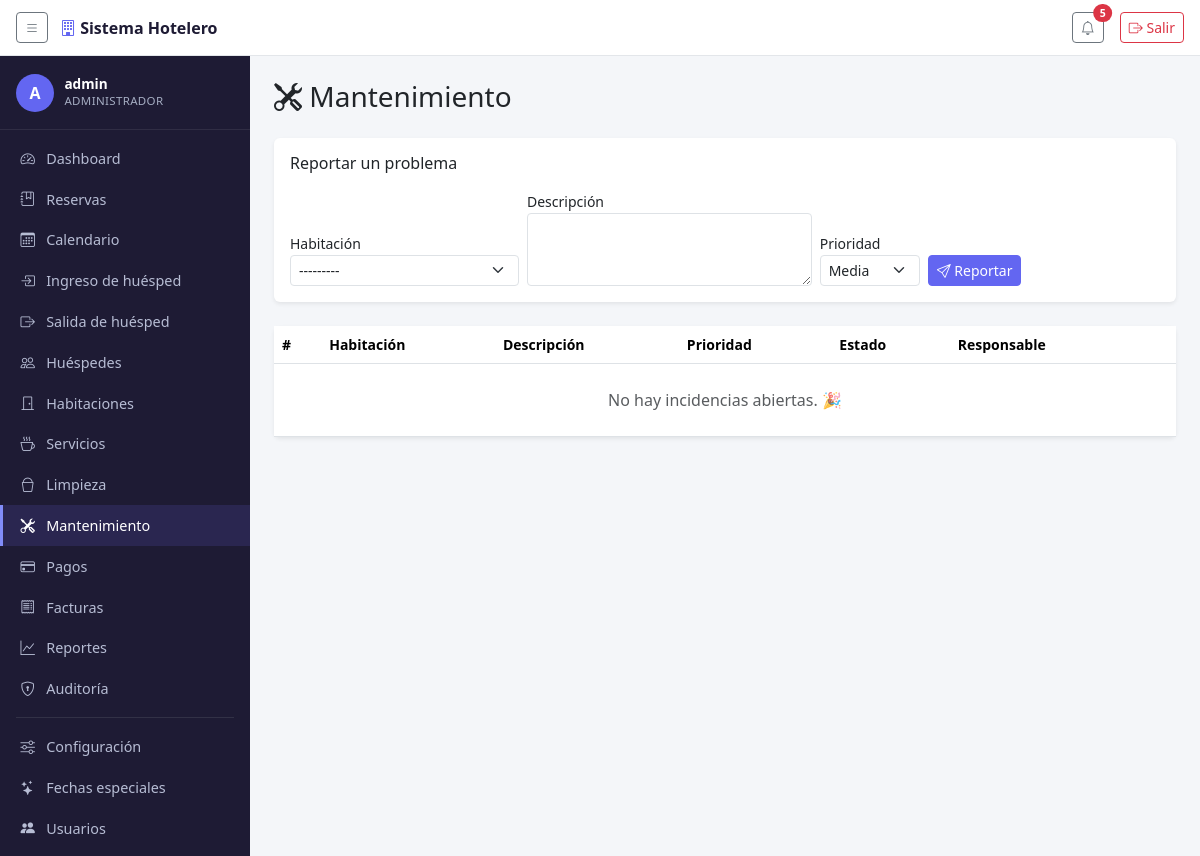
The page /mantenimiento/ (signed in) on the database as committed earlier.
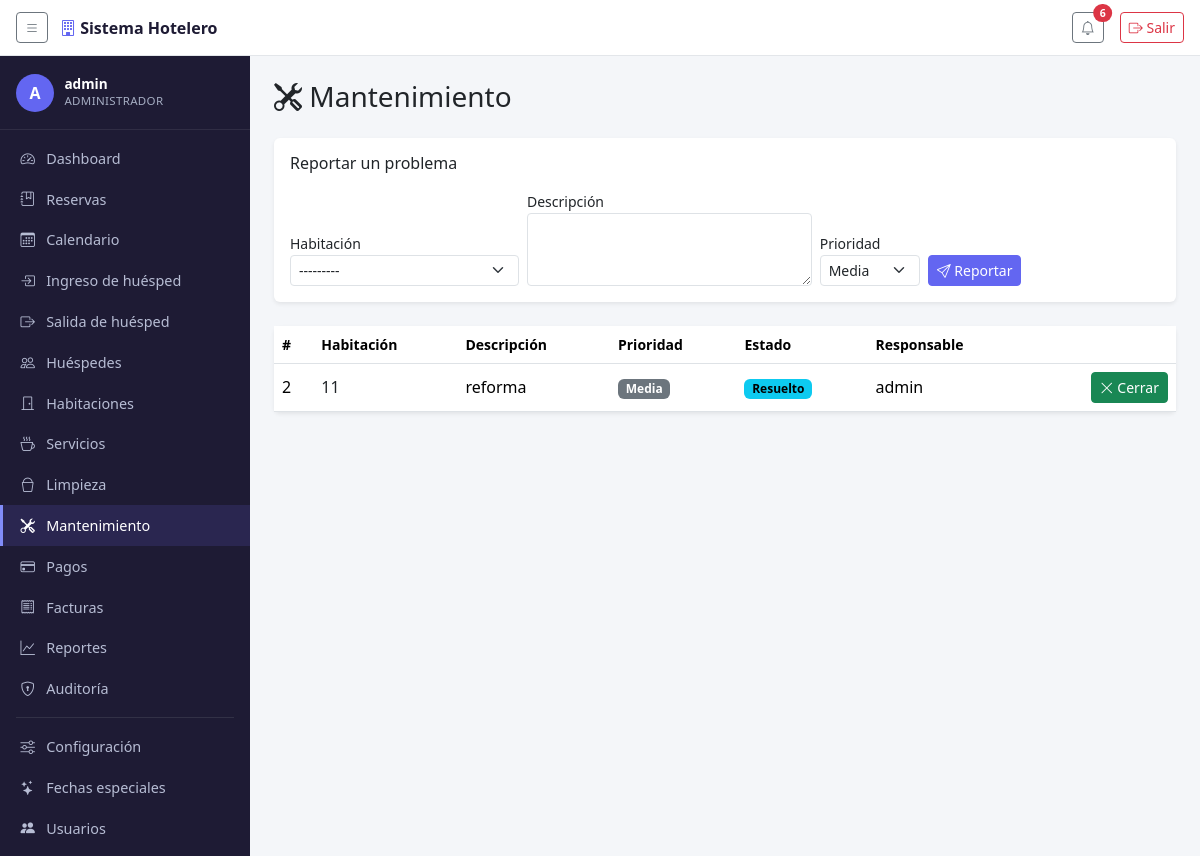
The same page on the database as committed later.
### reservas/models.py (models this page shows, shortened)
class Incidencia(models.Model):
    habitacion = models.ForeignKey(Habitacion, on_delete=models.CASCADE, related_name='incidencias')
    descripcion = models.TextField()
    prioridad = models.CharField(max_length=10, choices=PRIORIDADES_INCIDENCIA, default='Media')
    estado = models.CharField(max_length=20, choices=ESTADOS_INCIDENCIA, default='Reportado')
    reportado_por = models.ForeignKey(
        settings.AUTH_USER_MODEL, on_delete=models.SET_NULL, null=True, blank=True,
        related_name='incidencias_reportadas',
    )
    responsable = models.ForeignKey(
        settings.AUTH_USER_MODEL, on_delete=models.SET_NULL, null=True, blank=True,
        related_name='incidencias_asignadas',
    )
    solucion = models.TextField(blank=True)
    creada_en = models.DateTimeField(auto_now_add=True)
    resuelta_en = models.DateTimeField(null=True, blank=True)
    cerrada_en = models.DateTimeField(null=True, blank=True)
    class Meta:
        ordering = ['-creada_en']
        verbose_name_plural = 'incidencias'
    def puede_asignarse(self):
        return self.estado in ('Reportado', 'En revisión')
    def puede_iniciar_reparacion(self):
        return self.responsable_id is not None and self.estado in ('Reportado', 'En revisión')
    def puede_resolverse(self):
        return self.estado == 'En reparación'
    def puede_cerrarse(self):
        return self.estado == 'Resuelto'

class Habitacion(models.Model):
    codigo = models.CharField(max_length=100, primary_key=True)
    numero = models.CharField(max_length=10, unique=True)
    tipo = models.ForeignKey(TipoHabitacion, on_delete=models.PROTECT, related_name='habitaciones')
    precio = models.DecimalField(
        max_digits=10, decimal_places=2,
        help_text=(
            'Precio por noche que paga el huésped, IVA incluido (sección 31). '
            'Si se deja en blanco se usa el del tipo.'
        ),
    )
    estado = models.CharField(max_length=20, choices=ESTADOS_HABITACION, default='Disponible')
    piso = models.CharField(max_length=10, null=True, blank=True)
    descripcion = models.TextField(null=True, blank=True)
    caracteristicas = models.TextField(
        null=True, blank=True,
        help_text='Ej: vista al mar, balcón, aire acondicionado (texto libre por ahora).',
    )
    imagen = models.ImageField(upload_to='habitaciones/', null=True, blank=True)
    class Meta:
        ordering = ['numero']
    def __str__(self):
        return f'Habitación {self.numero} - {self.tipo}'

### reservas/views.py (the view)
# urls.py: path('mantenimiento/', views.mantenimiento_lista, name='mantenimiento_lista'),
@permission_required('reservas.view_incidencia', raise_exception=True)
def mantenimiento_lista(request):
    incidencias = Incidencia.objects.select_related('habitacion', 'responsable', 'reportado_por').exclude(
        estado='Cerrado',
    )
    form = IncidenciaForm() if request.user.has_perm('reservas.add_incidencia') else None
    return render(request, 'reservas/mantenimiento_lista.html', {
        'seccion': 'mantenimiento', 'incidencias': incidencias, 'form': form,
    })

### reservas/forms.py
class IncidenciaForm(forms.Form):
    habitacion = forms.ModelChoiceField(
        queryset=Habitacion.objects.all(),
        widget=forms.Select(attrs={'class': _SELECT}),
    )
    descripcion = forms.CharField(
        widget=forms.Textarea(attrs={'class': _INPUT, 'rows': 3}),
    )
    prioridad = forms.ChoiceField(
        choices=PRIORIDADES_INCIDENCIA, initial='Media',
        widget=forms.Select(attrs={'class': _SELECT}),
    )

### reservas/context_processors.py (called while the page is built)
def tema_temporada(request):
    if not request.user.is_authenticated:
        return {}
    hoy = timezone.localdate()
    especial = FechaEspecial.objects.filter(
        activo=True, fecha_inicio__lte=hoy, fecha_fin__gte=hoy,
    ).exclude(tema='ninguno').order_by('-fecha_inicio').first()
    if not especial:
        return {'tema_temporada': None}
    estilos = _ESTILOS_TEMA.get(especial.tema)
    if not estilos:
        return {'tema_temporada': None}
    return {'tema_temporada': {**estilos, 'fecha_especial': especial}}

### reservas/models.py (called while the page is built)
    def __str__(self):
        return self.nombre

    def duracion(self):
        return (self.fecha_salida - self.fecha_ingreso).days

    def temporada_especial(self):
        return FechaEspecial.objects.filter(
            activo=True, fecha_inicio__lte=self.fecha_salida, fecha_fin__gte=self.fecha_ingreso,
        ).order_by('-fecha_inicio').first()

    def costo(self):
        base = self.habitacion.precio * self.duracion()
        temporada = self.temporada_especial()
        if temporada and temporada.porcentaje_ajuste:
            factor = Decimal('1') + (temporada.porcentaje_ajuste / Decimal('100'))
            base = (base * factor).quantize(Decimal('0.01'))
        return base

    def total_consumos(self):
        return self.consumos.aggregate(t=Sum('subtotal'))['t'] or 0

    def total_con_iva(self):
        return self.costo() + self.total_consumos()

    def total_pagado(self):
        return self.pagos.aggregate(t=Sum('monto'))['t'] or 0

    def saldo_pendiente(self):
        total = self.factura.total if hasattr(self, 'factura') else self.total_con_iva()
        return total - self.total_pagado()

### reservas/templates/reservas/mantenimiento_lista.html (shortened to what this page needs)
{% extends "base.html" %}
{% block content %}
<h1 class="h3 mb-4"><i class="bi bi-tools"></i> Mantenimiento</h1>
{% if form %}
<div class="card border-0 shadow-sm mb-4">
  <div class="card-body">
    <h2 class="h6 mb-3">Reportar un problema</h2>
    <form method="post" action="{% url 'mantenimiento_reportar' %}" class="row g-2 align-items-end">
      <div class="col-auto">
        <label class="form-label small mb-0">Habitación</label>
        {{ form.habitacion }}
      </div>
      <div class="col-4">
        <label class="form-label small mb-0">Descripción</label>
        {{ form.descripcion }}
      </div>
      <div class="col-auto">
        <label class="form-label small mb-0">Prioridad</label>
        {{ form.prioridad }}
      </div>
      <div class="col-auto">
        <button type="submit" class="btn btn-sm btn-primary"><i class="bi bi-send"></i> Reportar</button>
      </div>
    </form>
  </div>
</div>
{% endif %}
<div class="card border-0 shadow-sm">
  <div class="table-responsive">
    <table class="table align-middle mb-0">
      <thead>
        <tr class="text-muted small">
          <th>#</th>
          <th>Habitación</th>
          <th>Descripción</th>
          <th>Prioridad</th>
          <th>Estado</th>
          <th>Responsable</th>
          <th></th>
        </tr>
      </thead>
      <tbody>
        {% for i in incidencias %}
        <tr>
          <td>{{ i.id }}</td>
          <td><a href="{% url 'habitacion_detalle' i.habitacion.codigo %}">{{ i.habitacion.numero }}</a></td>
          <td>{{ i.descripcion|truncatechars:60 }}</td>
          <td>
            <span class="badge text-bg-{% if i.prioridad == 'Urgente' %}danger{% elif i.prioridad == 'Alta' %}warning{% else %}secondary{% endif %}">
              {{ i.prioridad }}
            </span>
          </td>
          <td><span class="badge text-bg-info">{{ i.estado }}</span></td>
          <td>{{ i.responsable|default:"—" }}</td>
          <td class="text-end">
            {% if perms.reservas.change_incidencia %}
              {% if i.puede_cerrarse %}
              <form method="post" action="{% url 'mantenimiento_cerrar' i.id %}" class="d-inline">
                <button type="submit" class="btn btn-sm btn-success"><i class="bi bi-x-lg"></i> Cerrar</button>
              </form>
              {% endif %}
            {% endif %}
          </td>
        </tr>
        {% empty %}
        <tr><td colspan="7" class="text-center text-muted py-4">No hay incidencias abiertas. 🎉</td></tr>
        {% endfor %}
      </tbody>
    </table>
  </div>
</div>
{% endblock %}

### reservas/templates/base.html (shortened to what this page needs)
{% load static %}
<!DOCTYPE html>
<html lang="es">
<head>
<link href="https://cdn.jsdelivr.net/npm/bootstrap@5.3.3/dist/css/bootstrap.min.css" rel="stylesheet">
<link href="https://cdn.jsdelivr.net/npm/bootstrap-icons@1.11.3/font/bootstrap-icons.css" rel="stylesheet">
</head>
<body>
<header class="topbar">
  <button class="btn btn-sm btn-outline-secondary" id="toggle-sidebar" type="button" aria-label="Mostrar/ocultar menú">
    <i class="bi bi-list"></i>
  </button>
  <span class="brand"><i class="bi bi-building"></i> Sistema Hotelero</span>
  <div class="ms-auto d-flex align-items-center gap-3">
    {% if request.user.is_authenticated %}
    <div class="dropdown">
      <button class="btn btn-sm btn-outline-secondary position-relative" type="button" data-bs-toggle="dropdown" aria-expanded="false">
        <i class="bi bi-bell"></i>
        {% if notificaciones_count %}
        <span class="position-absolute top-0 start-100 translate-middle badge rounded-pill bg-danger">
          {{ notificaciones_count }}
        </span>
        {% endif %}
      </button>
    </div>
    {% endif %}
    <form method="post" action="{% url 'logout' %}" class="m-0">
      <button type="submit" class="btn btn-sm btn-outline-danger">
        <i class="bi bi-box-arrow-right"></i> Salir
      </button>
    </form>
  </div>
</header>
<nav class="sidebar" id="sidebar">
  {% if request.user.is_authenticated %}
  <div class="sidebar-usuario">
    <div class="avatar">{{ request.user.get_username|slice:":1"|upper }}</div>
    <div>
      <div class="nombre">{{ request.user.get_username }}</div>
      <div class="rol">
        {% if request.user.is_superuser %}Administrador{% else %}{{ request.user.groups.first.name|default:"Usuario" }}{% endif %}
      </div>
    </div>
  </div>
  {% endif %}
  <ul class="nav flex-column py-2">
    <li class="nav-item">
      <a class="nav-link {% if seccion == 'dashboard' %}active{% endif %}" href="{% url 'dashboard' %}">
        <i class="bi bi-speedometer2"></i> Dashboard
      </a>
    </li>
    {% if perms.reservas.view_reserva %}
    <li class="nav-item">
      <a class="nav-link {% if seccion == 'reservas' %}active{% endif %}" href="{% url 'reservas_lista' %}">
        <i class="bi bi-journal-bookmark"></i> Reservas
      </a>
    </li>
    <li class="nav-item">
      <a class="nav-link {% if seccion == 'calendario' %}active{% endif %}" href="{% url 'calendario' %}">
        <i class="bi bi-calendar3"></i> Calendario
      </a>
    </li>
    {% endif %}
    {% if perms.reservas.change_reserva %}
    <li class="nav-item">
      <a class="nav-link {% if seccion == 'checkin' %}active{% endif %}" href="{% url 'checkin_lista' %}">
        <i class="bi bi-box-arrow-in-right"></i> Ingreso de huésped
      </a>
    </li>
    <li class="nav-item">
      <a class="nav-link {% if seccion == 'checkout' %}active{% endif %}" href="{% url 'checkout_lista' %}">
        <i class="bi bi-box-arrow-right"></i> Salida de huésped
      </a>
    </li>
    {% endif %}
    {% if perms.reservas.view_cliente %}
    <li class="nav-item">
      <a class="nav-link {% if seccion == 'huespedes' %}active{% endif %}" href="{% url 'huespedes_lista' %}">
        <i class="bi bi-people"></i> Huéspedes
      </a>
    </li>
    {% endif %}
    {% if perms.reservas.view_habitacion %}
    <li class="nav-item">
      <a class="nav-link {% if seccion == 'habitaciones' %}active{% endif %}" href="{% url 'habitaciones_grid' %}">
        <i class="bi bi-door-closed"></i> Habitaciones
      </a>
    </li>
    {% endif %}
    {% if perms.reservas.view_servicio %}
    <li class="nav-item">
      <a class="nav-link" href="/admin/reservas/servicio/">
        <i class="bi bi-cup-hot"></i> Servicios
      </a>
    </li>
    {% endif %}
    {% if perms.reservas.view_tarealimpieza %}
    <li class="nav-item">
      <a class="nav-link {% if seccion == 'limpieza' %}active{% endif %}" href="{% url 'limpieza_lista' %}">
        <i class="bi bi-bucket"></i> Limpieza
      </a>
    </li>
    {% endif %}
    {% if perms.reservas.view_incidencia %}
    <li class="nav-item">
      <a class="nav-link {% if seccion == 'mantenimiento' %}active{% endif %}" href="{% url 'mantenimiento_lista' %}">
        <i class="bi bi-tools"></i> Mantenimiento
      </a>
    </li>
    {% endif %}
    {% if perms.reservas.view_pago %}
    <li class="nav-item">
      <a class="nav-link {% if seccion == 'pagos' %}active{% endif %}" href="{% url 'pagos_lista' %}">
        <i class="bi bi-credit-card"></i> Pagos
      </a>
    </li>
    {% endif %}
    {% if perms.reservas.view_factura %}
    <li class="nav-item">
      <a class="nav-link {% if seccion == 'facturas' %}active{% endif %}" href="{% url 'facturas_lista' %}">
        <i class="bi bi-receipt"></i> Facturas
      </a>
    </li>
    {% endif %}
    <li class="nav-item">
      <a class="nav-link {% if seccion == 'reportes' %}active{% endif %}" href="{% url 'reportes_lista' %}">
        <i class="bi bi-graph-up"></i> Reportes
      </a>
    </li>
    {% if perms.reservas.view_auditlog %}
    <li class="nav-item">
      <a class="nav-link {% if seccion == 'auditoria' %}active{% endif %}" href="{% url 'auditoria_lista' %}">
        <i class="bi bi-shield-lock"></i> Auditoría
      </a>
    </li>
    {% endif %}
    <li><hr class="text-secondary my-2 mx-3"></li>
    {% if perms.reservas.view_configuracionhotel %}
    <li class="nav-item">
      <a class="nav-link {% if seccion == 'configuracion' %}active{% endif %}" href="{% url 'configuracion' %}">
        <i class="bi bi-sliders"></i> Configuración
      </a>
    </li>
    {% endif %}
    {% if perms.reservas.view_fechaespecial %}
    <li class="nav-item">
      <a class="nav-link {% if seccion == 'fechas_especiales' %}active{% endif %}" href="{% url 'fechas_especiales_lista' %}">
        <i class="bi bi-stars"></i> Fechas especiales
      </a>
    </li>
    {% endif %}
    {% if request.user.is_superuser %}
    <li class="nav-item">
      <a class="nav-link {% if seccion == 'usuarios' %}active{% endif %}" href="{% url 'usuarios_lista' %}">
        <i class="bi bi-people-fill"></i> Usuarios
      </a>
    </li>
    {% endif %}
    <li><hr class="text-secondary my-2 mx-3"></li>
  </ul>
</nav>
<main class="contenido" id="contenido">
  {% block content %}{% endblock %}
</main>
</body>
</html>

### reservas/templates/base.html (style rules this page uses)
:root { --sidebar-width: 250px; --acento: #6366f1; --acento-oscuro: #4f46e5; --acento-claro: #818cf8; --sidebar-bg: #1e1b34; --sidebar-bg-hover: #2a2650; }
body { background: #f4f6f9; min-height: 100vh; }
.btn-primary { --bs-btn-bg: var(--acento); --bs-btn-border-color: var(--acento); --bs-btn-hover-bg: var(--acento-oscuro); --bs-btn-hover-border-color: var(--acento-oscuro); --bs-btn-active-bg: var(--acento-oscuro); --bs-btn-active-border-color: var(--acento-oscuro); --bs-btn-disabled-bg: var(--acento); --bs-btn-disabled-border-color: var(--acento); --bs-btn-focus-shadow-rgb: 99, 102, 241; }
.contenido a:not(.btn):not(.dropdown-item):not(.badge) { color: #212529; text-decoration: none; }
.topbar { height: 56px; background: #fff; border-bottom: 1px solid #e3e6ea; position: fixed; top: 0; left: 0; right: 0; z-index: 1030; display: flex; align-items: center; padding: 0 1rem; gap: .75rem; }
.topbar .brand { font-weight: 600; color: #1e1b34; }
.topbar .brand i { color: var(--acento); }
.sidebar { position: fixed; top: 56px; bottom: 0; left: 0; width: var(--sidebar-width); background: var(--sidebar-bg); overflow-y: auto; transition: transform .2s ease-in-out; z-index: 1020; }
.sidebar-usuario { padding: 1.1rem 1rem; display: flex; align-items: center; gap: .65rem; border-bottom: 1px solid rgba(255,255,255,.08); }
.sidebar-usuario .avatar { width: 38px; height: 38px; border-radius: 50%; background: var(--acento); color: #fff; display: flex; align-items: center; justify-content: center; font-weight: 700; flex-shrink: 0; }
.sidebar-usuario .nombre { color: #fff; font-size: .85rem; font-weight: 600; line-height: 1.2; }
.sidebar-usuario .rol { color: #a5adc2; font-size: .72rem; text-transform: uppercase; letter-spacing: .03em; }
.sidebar .nav-link { color: #b7bdd4; padding: .6rem 1rem; display: flex; align-items: center; gap: .6rem; border-left: 3px solid transparent; font-size: .9rem; }
.sidebar .nav-link i { width: 1.1rem; text-align: center; }
.sidebar .nav-link.active, .sidebar .nav-link:hover:not(.disabled) { background: var(--sidebar-bg-hover); color: #fff; border-left-color: var(--acento-claro); }
.contenido { margin-left: var(--sidebar-width); margin-top: 56px; padding: 1.5rem; transition: margin-left .2s ease-in-out; }

Rows that differ between the two databases and show on the page:
added Incidencia: id "2", habitacion.numero "11", descripcion "reforma", prioridad "Media", estado "Resuelto", responsable "admin", shows "Cerrar"
Other text that changed with them:
{{ notificaciones_count }}: "5" → "6"
text no longer shown: "No hay incidencias abiertas. 🎉"
